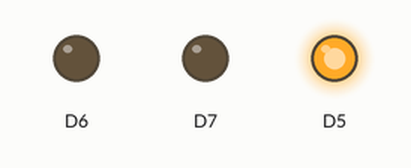
Simulated run of this sketch. Board: ESP8266 (NodeMCU). Shown: output pins drawn as LEDs (lit = HIGH).

Above: at 0.02 s.
At 0.72 s:
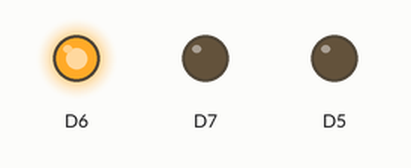
At 1.47 s:
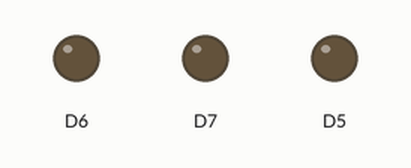
At 2.92 s:
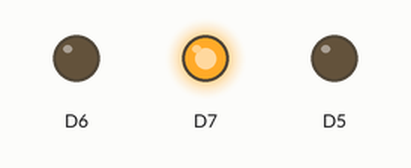
Timing chart, 0 to 3.2 s (numbered marks = the images above):
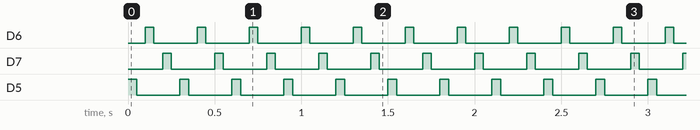

Measured:
- by itself, D6, D7, D5: alternates HIGH for 0.05 s and LOW for 0.25 s

The sketch:

BLINK.ino
```cpp
void setup() {
  pinMode(D5, OUTPUT);
  pinMode(D6, OUTPUT);
  pinMode(D7, OUTPUT);
}

void loop() {
  digitalWrite(D5, HIGH);
  delay(50);
  digitalWrite(D5, LOW);
  delay(50);

  digitalWrite(D6, HIGH);
  delay(50);
  digitalWrite(D6, LOW);
  delay(50);

  digitalWrite(D7, HIGH);
  delay(50);
  digitalWrite(D7, LOW);
  delay(50);
}
```
